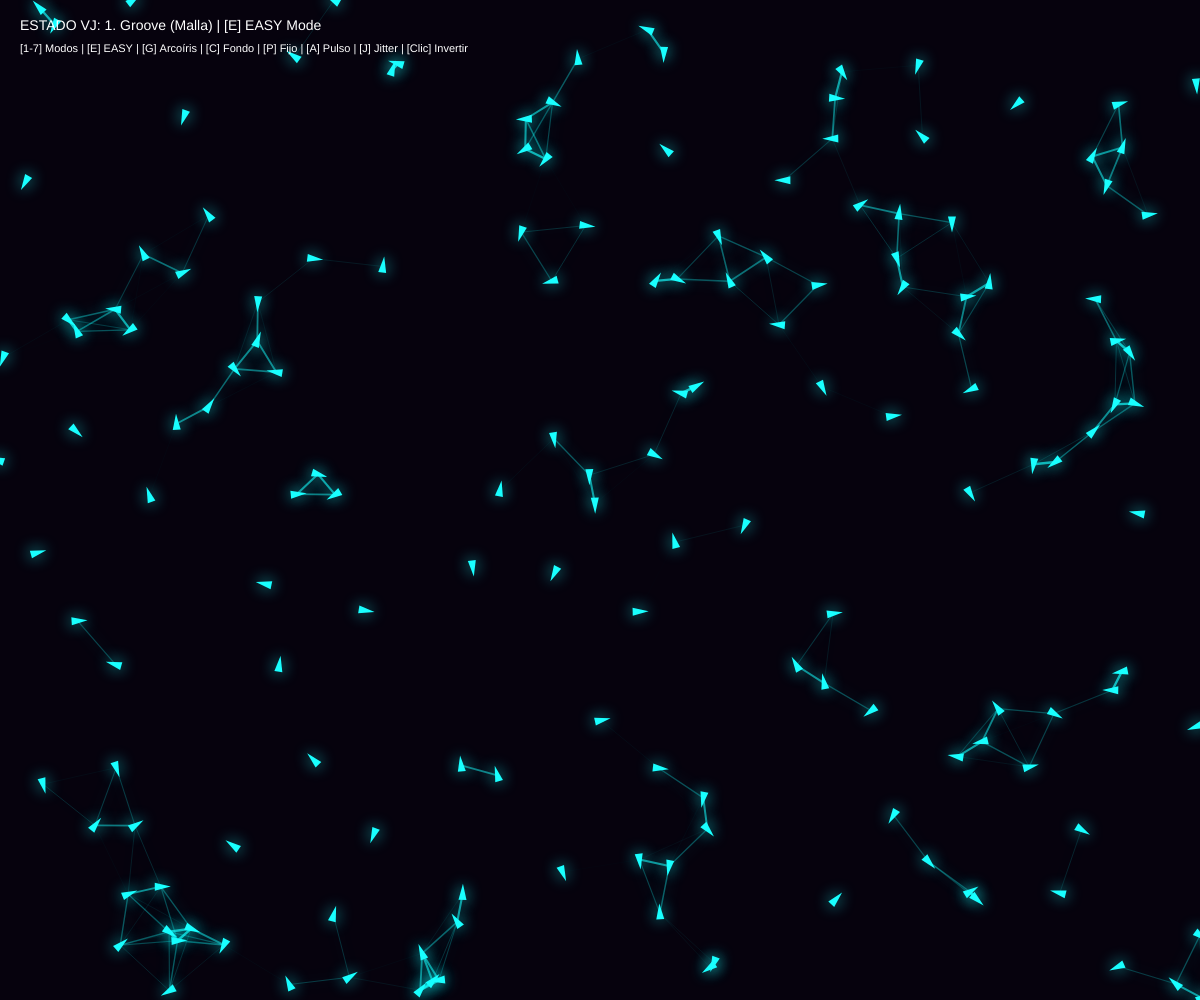
Frame 1 (no input)
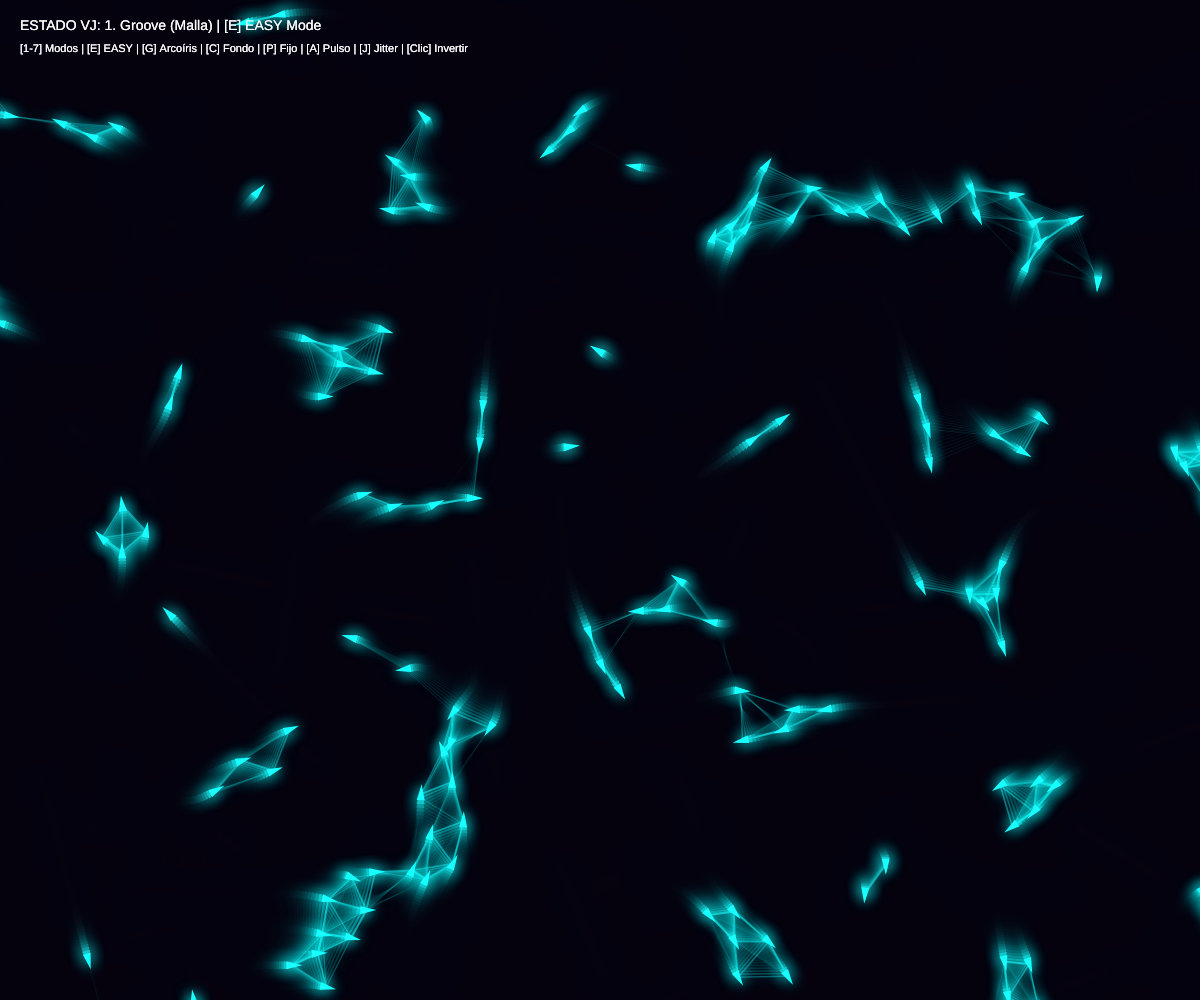
Frame 60 (no input)
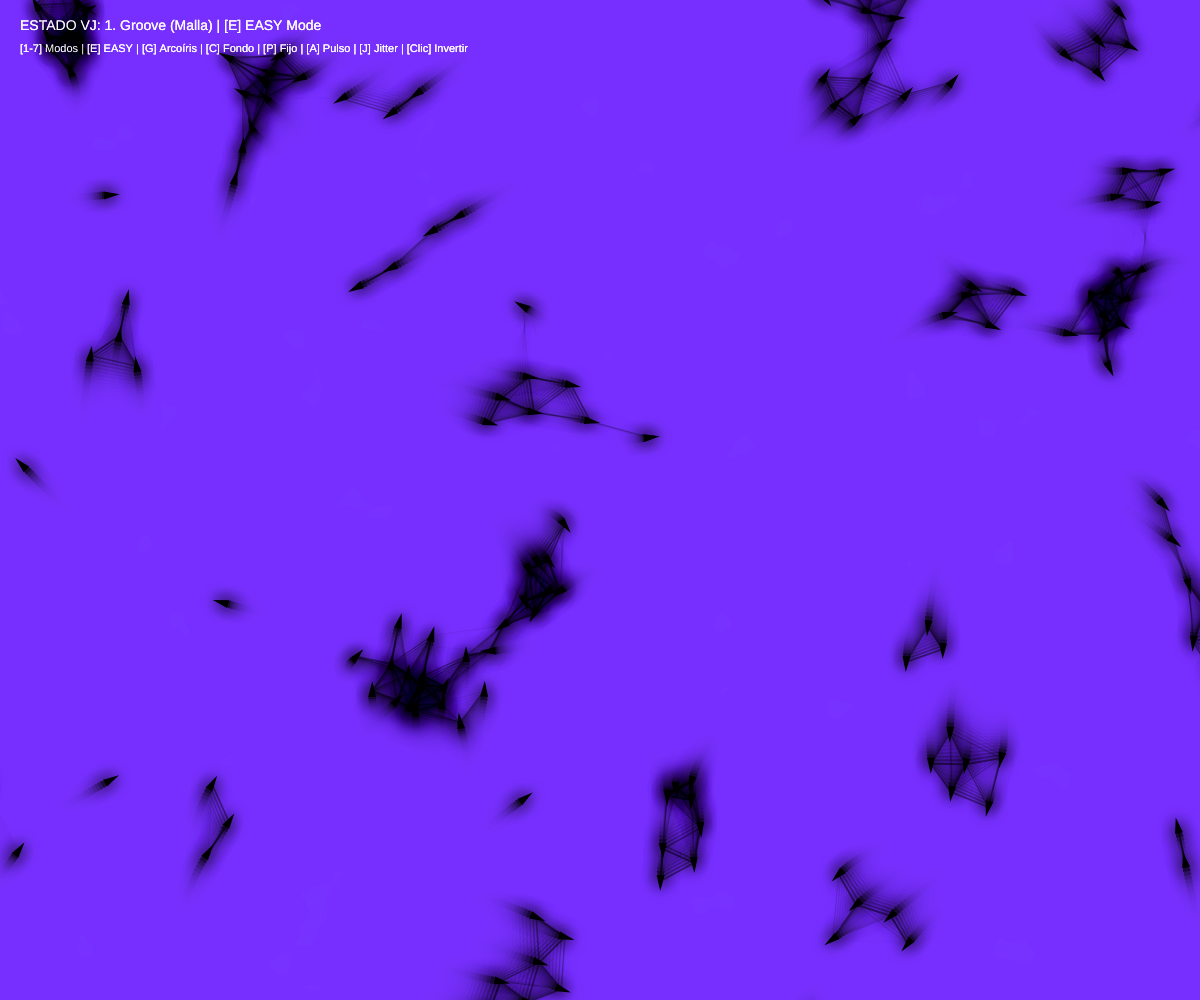
Frame 120 (the mouse pressed at the canvas centre since frame 60)

The p5.js sketch that drew these frames (run headless with seeded random() and noise() and a simulated clock; from frame 60 on, the mouse is pressed at the canvas centre):

// p5.js sketch
// ── sketch.js
/**
 * UNIDAD 6: Agentes Autónomos - Instrumento Visual VJ PRO (Edición Definitiva "EASY")
 * Controles: 
 * [1-7] Modos Físicos | [E] Formar "EASY" | [G] Colores Arcoíris | [C] Ciclo Fondo 
 * [P] Color Fijo | [A] Pulso | [J] Jitter | [Clic] Invertir Contraste
 */

let boids = [];
const NUM_BOIDS = 160; 

let currentState = 1;
let trailFade = 25; 
let randomColorMode = false; 

// Paletas de color globales
let bgPalette = [[260, 80, 5], [240, 90, 10], [0, 0, 20], [0, 0, 95], [330, 80, 90]]; 
let currentBGIndex = 0;

let boidPalette = [[180, 90, 100], [60, 100, 100], [300, 100, 100], [0, 0, 0], [240, 100, 100]]; 
let currentBoidIndex = 0;

let targetBGColor;
let targetBoidColor;

// Puntos objetivos para formar la palabra EASY de forma impecable
let easyTargets = [];

let config = {
  1: { name: "1. Groove (Malla)", sep: 1.5, ali: 1.0, coh: 1.0, maxSpeed: 4, maxForce: 0.1 },
  2: { name: "2. Explosión (Caos)", sep: 6.0, ali: -0.5, coh: 0.0, maxSpeed: 10, maxForce: 0.8 },
  3: { name: "3. Órbita (Mouse)", sep: 3.5, ali: 1.0, coh: 0.5, maxSpeed: 7, maxForce: 0.4 },
  4: { name: "4. Esfera Energética", sep: 3.0, ali: 0.8, coh: 1.5, maxSpeed: 6, maxForce: 0.5 },
  5: { name: "5. Estático Neón", sep: 1.5, ali: 1.0, coh: 1.0, maxSpeed: 5, maxForce: 0.2 },
  6: { name: "6. Supernova (Fuegos Artificiales)", sep: 1.0, ali: 0.0, coh: 0.0, maxSpeed: 12, maxForce: 1.0 },
  7: { name: "7. El Tornado", sep: 2.0, ali: 0.6, coh: 0.3, maxSpeed: 8, maxForce: 0.5 },
  8: { name: "8. EASY (Tipografía)", sep: 0.5, ali: 0.2, coh: 0.2, maxSpeed: 8, maxForce: 0.6 } // Modo EASY
};

function setup() {
  createCanvas(windowWidth, windowHeight);
  colorMode(HSB, 360, 100, 100, 100);
  
  targetBGColor = color(bgPalette[currentBGIndex]);
  targetBoidColor = color(boidPalette[currentBoidIndex]);

  for (let i = 0; i < NUM_BOIDS; i++) {
    boids.push(new Boid(random(width), random(height)));
  }
  
  generateEasyPoints();
  background(targetBGColor);
}

// Generador de puntos vectoriales para la palabra EASY
function generateEasyPoints() {
  easyTargets = [];
  let numPointsPerLetter = floor(NUM_BOIDS / 4);
  
  let startX = width / 2 - 320;
  let startY = height / 2;
  
  // Letra E
  for (let i = 0; i < numPointsPerLetter; i++) {
    let t = i / numPointsPerLetter;
    let px, py;
    if (t < 0.4) { px = startX; py = startY + map(t, 0, 0.4, -80, 80); } // Línea vertical
    else if (t < 0.6) { px = startX + map(t, 0.4, 0.6, 0, 70); py = startY - 80; } // Arriba
    else if (t < 0.8) { px = startX + map(t, 0.6, 0.8, 0, 50); py = startY; } // Centro
    else { px = startX + map(t, 0.8, 1.0, 0, 70); py = startY + 80; } // Abajo
    easyTargets.push(createVector(px, py));
  }
  
  // Letra A
  startX += 130;
  for (let i = 0; i < numPointsPerLetter; i++) {
    let t = i / numPointsPerLetter;
    let px, py;
    if (t < 0.45) { px = startX + map(t, 0, 0.45, 0, 35); py = startY + 80 - map(t, 0, 0.45, 0, 160); }
    else if (t < 0.9) { px = startX + map(t, 0.45, 0.9, 35, 70); py = startY - 80 + map(t, 0.45, 0.9, 0, 160); }
    else { px = startX + 20; py = startY; } // Barra central
    easyTargets.push(createVector(px, py));
  }
  
  // Letra S
  startX += 130;
  for (let i = 0; i < numPointsPerLetter; i++) {
    let angle = map(i, 0, numPointsPerLetter, -PI, PI);
    let px = startX + 35 + sin(angle * 1.5) * 35;
    let py = startY + sin(angle) * 80;
    easyTargets.push(createVector(px, py));
  }
  
  // Letra Y
  startX += 120;
  for (let i = 0; i < numPointsPerLetter; i++) {
    let t = i / numPointsPerLetter;
    let px, py;
    if (t < 0.5) { px = startX + map(t, 0, 0.5, 0, 35); py = startY - 80 + map(t, 0, 0.5, 0, 80); }
    else if (t < 0.8) { px = startX + map(t, 0.5, 0.8, 70, 35); py = startY - 80 + map(t, 0.5, 0.8, 0, 80); }
    else { px = startX + 35; py = startY + map(t, 0.8, 1.0, 0, 80); }
    easyTargets.push(createVector(px, py));
  }
}

function draw() {
  let c = color(hue(targetBGColor), saturation(targetBGColor), brightness(targetBGColor), trailFade);
  background(c);

  let currentCfg = config[currentState];

  for (let i = 0; i < boids.length; i++) {
    let boid = boids[i];
    boid.flock(boids, currentCfg);
    
    // ESTADO 3: Órbita del Mouse
    if (currentState === 3) {
      let mouse = createVector(mouseX, mouseY);
      let dToMouse = p5.Vector.dist(boid.pos, mouse);
      if (dToMouse > 60) {
        let steer = boid.seek(mouse);
        steer.mult(1.2);
        boid.applyForce(steer);
      }
    }
    
    // ESTADO 4: Esfera Energética
    if (currentState === 4) {
      let center = createVector(width / 2, height / 2);
      let toCenter = p5.Vector.sub(center, boid.pos);
      let d = toCenter.mag();
      if (d > 100) {
        toCenter.setMag(currentCfg.maxSpeed);
        let steer = p5.Vector.sub(toCenter, boid.vel);
        steer.limit(currentCfg.maxForce);
        boid.applyForce(steer);
      } else {
        let angleToCenter = toCenter.heading();
        let sphereOrbit = p5.Vector.fromAngle(angleToCenter + HALF_PI);
        sphereOrbit.mult(currentCfg.maxSpeed);
        let steer = p5.Vector.sub(sphereOrbit, boid.vel);
        steer.limit(currentCfg.maxForce * 1.5);
        boid.applyForce(steer);
      }
    }

    // ESTADO 6: Supernova (Fuegos Artificiales)
    if (currentState === 6) {
      let center = createVector(width / 2, height / 2);
      let d = p5.Vector.dist(boid.pos, center);
      if (d < 40) {
        let explosion = p5.Vector.sub(boid.pos, center);
        explosion.normalize();
        explosion.mult(random(15, 25)); 
        boid.vel = explosion; 
      } else {
        let pull = p5.Vector.sub(center, boid.pos);
        pull.normalize();
        pull.mult(3);
        boid.applyForce(pull);
      }
    }

    // ESTADO 7: El Tornado
    if (currentState === 7) {
      let center = createVector(width / 2, boid.pos.y); 
      let toCenter = p5.Vector.sub(center, boid.pos);
      let tornadoForce = createVector(toCenter.x * 0.05, -0.8);
      tornadoForce.limit(currentCfg.maxForce * 2);
      boid.applyForce(tornadoForce);
    }

    // ESTADO 8: Formar la palabra EASY
    if (currentState === 8 && easyTargets.length > 0) {
      let targetIndex = i % easyTargets.length;
      let target = easyTargets[targetIndex];
      let steer = boid.seek(target);
      steer.mult(1.5);
      boid.applyForce(steer);
    }
    
    boid.update();
    boid.edges();
  }

  // RENDERIZADO VISUAL PRO (Plexus Neón)
  drawingContext.shadowBlur = 15;

  for (let i = 0; i < boids.length; i++) {
    let b1 = boids[i];
    
    let renderColor = targetBoidColor;
    if (randomColorMode) {
      let speed = b1.vel.mag();
      let dynHue = (b1.baseHue + speed * 15) % 360;
      renderColor = color(dynHue, 90, 100, 90);
    }
    
    drawingContext.shadowColor = renderColor;
    stroke(renderColor);
    
    let connectionsMade = 0; 
    let connectionDistance = currentState === 8 ? 50 : 80;

    for (let j = i + 1; j < boids.length; j++) {
      if (connectionsMade > 4) break; 
      
      let b2 = boids[j];
      let dx = b1.pos.x - b2.pos.x;
      let dy = b1.pos.y - b2.pos.y;
      let dSq = dx * dx + dy * dy;
      
      if (dSq < connectionDistance * connectionDistance) {
        let d = sqrt(dSq);
        let alphaLine = map(d, 0, connectionDistance, 90, 0);
        let cLine = color(hue(renderColor), saturation(renderColor), brightness(renderColor), alphaLine);
        stroke(cLine);
        strokeWeight(map(d, 0, connectionDistance, 3, 0.5));
        line(b1.pos.x, b1.pos.y, b2.pos.x, b2.pos.y);
        connectionsMade++;
      }
    }
    
    push();
    translate(b1.pos.x, b1.pos.y);
    rotate(b1.vel.heading());
    fill(renderColor);
    noStroke();
    triangle(-6, -4, 10, 0, -6, 4);
    pop();
  }

  drawingContext.shadowBlur = 0;
  
  // HUD
  fill(255 - brightness(targetBGColor)); 
  noStroke();
  textSize(14);
  text(`ESTADO VJ: ${currentCfg.name} | [E] EASY Mode`, 20, 30);
  textSize(11);
  text(`[1-7] Modos | [E] EASY | [G] Arcoíris | [C] Fondo | [P] Fijo | [A] Pulso | [J] Jitter | [Clic] Invertir`, 20, 52);
}

function keyPressed() {
  if (key >= '1' && key <= '7') currentState = parseInt(key);
  
  // Tecla E: Activar formación de la palabra EASY
  if (key === 'e' || key === 'E') {
    currentState = 8;
  }
  
  if (key === 'g' || key === 'G') {
    randomColorMode = !randomColorMode;
  }
  
  if (key === 'c' || key === 'C') {
    currentBGIndex = (currentBGIndex + 1) % bgPalette.length;
    targetBGColor = color(bgPalette[currentBGIndex]);
  }
  
  if (key === 'p' || key === 'P') {
    randomColorMode = false;
    currentBoidIndex = (currentBoidIndex + 1) % boidPalette.length;
    targetBoidColor = color(boidPalette[currentBoidIndex]);
  }
  
  if (key === 'a' || key === 'A') {
    trailFade = trailFade === 25 ? 80 : 25; 
  }
  
  if (key === 'j' || key === 'J') {
    for (let boid of boids) {
      let randomKick = p5.Vector.random2D().mult(random(10, 20));
      boid.applyForce(randomKick);
      boid.baseHue = random(360);
    }
  }
}

function mousePressed() {
  let originalBG = targetBGColor;
  let originalBoid = targetBoidColor;
  let newB = brightness(originalBG) > 50 ? 0 : 100;
  targetBGColor = color(hue(originalBG), saturation(originalBG), newB);
  targetBoidColor = color(hue(originalBoid), saturation(originalBoid), 100 - brightness(originalBoid));
}

function mouseReleased() {
  targetBGColor = color(bgPalette[currentBGIndex]);
  targetBoidColor = color(boidPalette[currentBoidIndex]);
}

class Boid {
  constructor(x, y) {
    this.pos = createVector(x, y);
    this.vel = p5.Vector.random2D();
    this.vel.setMag(random(2, 4));
    this.acc = createVector(0, 0);
    this.baseHue = random(360);
  }

  flock(boids, cfg) {
    let perceptionRadius = 60;
    let sepRadius = 35;
    let sep = createVector(0, 0);
    let ali = createVector(0, 0);
    let coh = createVector(0, 0);
    let totalAliCoh = 0;
    let totalSep = 0;
    
    for (let other of boids) {
      if (other !== this) {
        let dx = this.pos.x - other.pos.x;
        let dy = this.pos.y - other.pos.y;
        let dSq = dx * dx + dy * dy;
        if (dSq < perceptionRadius * perceptionRadius) {
          ali.add(other.vel);
          coh.add(other.pos);
          totalAliCoh++;
          if (dSq < sepRadius * sepRadius) {
            let diff = p5.Vector.sub(this.pos, other.pos);
            diff.div(dSq); 
            sep.add(diff);
            totalSep++;
          }
        }
      }
    }
    if (totalAliCoh > 0) {
      ali.div(totalAliCoh);
      ali.setMag(cfg.maxSpeed);
      ali.sub(this.vel);
      ali.limit(cfg.maxForce);
      coh.div(totalAliCoh);
      let desired = p5.Vector.sub(coh, this.pos);
      desired.setMag(cfg.maxSpeed);
      coh = p5.Vector.sub(desired, this.vel);
      coh.limit(cfg.maxForce);
    }
    if (totalSep > 0) {
      sep.div(totalSep);
      sep.setMag(cfg.maxSpeed);
      sep.sub(this.vel);
      sep.limit(cfg.maxForce);
    }
    sep.mult(cfg.sep);
    ali.mult(cfg.ali);
    coh.mult(cfg.coh);
    this.applyForce(sep);
    this.applyForce(ali);
    this.applyForce(coh);
  }

  seek(target) {
    let desired = p5.Vector.sub(target, this.pos);
    let d = desired.mag();
    if (d > 0) {
      desired.setMag(this.maxSpeed);
      let steer = p5.Vector.sub(desired, this.vel);
      steer.limit(this.maxForce);
      return steer;
    }
    return createVector(0, 0);
  }

  applyForce(force) {
    this.acc.add(force);
  }

  update() {
    this.vel.add(this.acc);
    this.vel.limit(this.maxSpeed);
    this.pos.add(this.vel);
    this.acc.mult(0);
  }

  edges() {
    if (this.pos.x > width + 50) this.pos.x = -50;
    else if (this.pos.x < -50) this.pos.x = width + 50;
    if (this.pos.y > height + 50) this.pos.y = -50;
    else if (this.pos.y < -50) this.pos.y = height + 50;
  }
}

function windowResized() {
  resizeCanvas(windowWidth, windowHeight);
  targetBGColor = color(bgPalette[currentBGIndex]);
  background(targetBGColor);
  generateEasyPoints();
}
// ── style.css
html, body {
  margin: 0;
  padding: 0;
  overflow: hidden;
  background-color: #000;
}
